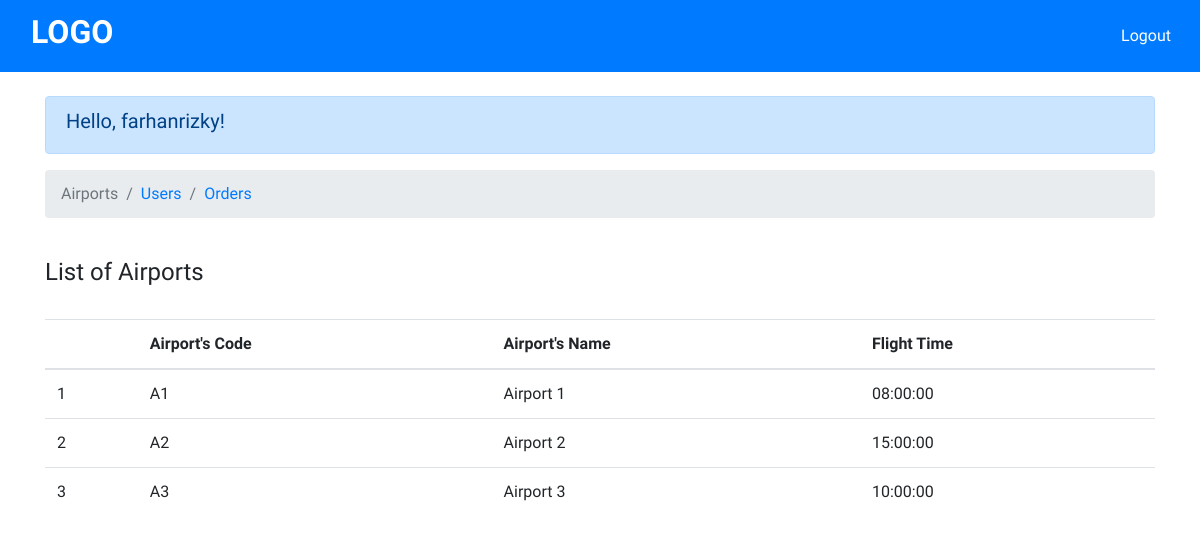
Screenshot of /admin/admin-airports.php (signed in) with the database file from the repository.
### tables this page shows
CREATE TABLE `airports` (
  `airports_code` varchar(5) NOT NULL,
  `airports_name` varchar(50) NOT NULL,
  `flight_time` time NOT NULL,
  `ticket_price` int(11) NOT NULL
);

### admin/admin-airports.php (the view, shortened to what this page needs)
<!DOCTYPE html>
<html lang="en">
<head>
  <link rel="stylesheet" href="https://maxcdn.bootstrapcdn.com/bootstrap/4.0.0/css/bootstrap.min.css">
</head>
<body>
  <nav class="navbar navbar-light bg-primary">
    <a class="navbar-brand" href="admin-airports.php">
      <div class="container" style="color: white;">
        <h2><b>LOGO</b></h2>
      </div>
    </a>
    <span class="navbar-text">
      <a href="../logout.php" style="color: white;" class="btn">Logout</a>
    </span>
  </nav>
  <div class="container">
    <br>
    <div class="alert alert-primary" role="alert">
      <h5>Hello, <?php echo $_SESSION['username']; ?>!</h5>
    </div>
    <nav aria-label="breadcrumb">
      <ol class="breadcrumb">
        <li class="breadcrumb-item active" aria-current="page">Airports</li>
        <li class="breadcrumb-item"><a href="admin-users.php">Users</a></li>
        <li class="breadcrumb-item"><a href="admin-orders.php">Orders</a></li>
      </ol>
    </nav>
    <br>
    <h4>List of Airports</h4>
    <br>
    <div class="table-responsive">
      <table class="table">
        <thead>
          <tr>
            <th></th>
            <th>Airport's Code</th>
            <th>Airport's Name</th>
            <th>Flight Time</th>
          </tr>
        </thead>
        <tbody>
          <tr>
            <?php
            include '../config.php';
            $num = 1;
            $getTableAirports = mysqli_query(
              $connect,
              "SELECT airports_code, airports_name, flight_time FROM airports
              ORDER BY airports_code"
            );
            while ($getDataTableAirport = mysqli_fetch_array($getTableAirports)) {
            ?>
              <td><?php echo $num++ ?></td>
              <td><?php echo $getDataTableAirport['airports_code']; ?></td>
              <td><?php echo $getDataTableAirport['airports_name']; ?></td>
              <td><?php echo $getDataTableAirport['flight_time']; ?></td>
          </tr>
        <?php
            }
        ?>
        </tbody>
      </table>
    </div>
  </div>
</body>
</html>

### admin/admin-airports.php (style rules this page uses)
body { font-family: 'Oswald', sans-serif; font-family: 'Raleway', sans-serif; }

### rows the page displays
airports: airports_code "A1", airports_name "Airport 1", flight_time "08:00:00"
airports: airports_code "A2", airports_name "Airport 2", flight_time "15:00:00"
airports: airports_code "A3", airports_name "Airport 3", flight_time "10:00:00"

### other values shown
$_SESSION['username'] "farhanrizky"
